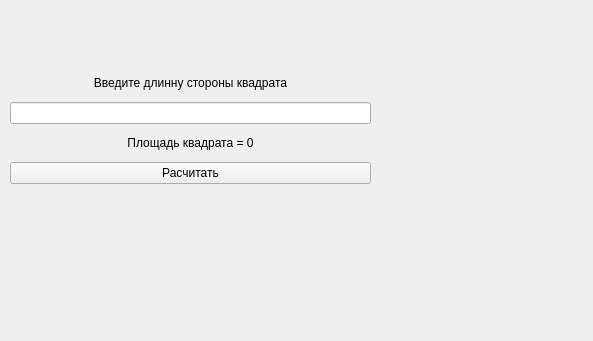
<?xml version="1.0" encoding="UTF-8"?>
<ui version="4.0">
 <class>Rectangle</class>
 <widget class="QWidget" name="Rectangle">
  <property name="geometry">
   <rect>
    <x>0</x>
    <y>0</y>
    <width>593</width>
    <height>341</height>
   </rect>
  </property>
  <property name="windowTitle">
   <string>Form</string>
  </property>
  <widget class="QLabel" name="image">
   <property name="geometry">
    <rect>
     <x>390</x>
     <y>40</y>
     <width>181</width>
     <height>191</height>
    </rect>
   </property>
   <property name="text">
    <string/>
   </property>
  </widget>
  <widget class="QWidget" name="layoutWidget">
   <property name="geometry">
    <rect>
     <x>10</x>
     <y>70</y>
     <width>361</width>
     <height>114</height>
    </rect>
   </property>
   <layout class="QGridLayout" name="gridLayout">
    <item row="0" column="0">
     <widget class="QLabel" name="label">
      <property name="text">
       <string>Введите длинну стороны квадрата</string>
      </property>
      <property name="textFormat">
       <enum>Qt::TextFormat::AutoText</enum>
      </property>
      <property name="alignment">
       <set>Qt::AlignmentFlag::AlignCenter</set>
      </property>
     </widget>
    </item>
    <item row="1" column="0">
     <widget class="QLineEdit" name="inputlineEdit">
      <property name="alignment">
       <set>Qt::AlignmentFlag::AlignRight|Qt::AlignmentFlag::AlignTrailing|Qt::AlignmentFlag::AlignVCenter</set>
      </property>
     </widget>
    </item>
    <item row="2" column="0">
     <widget class="QLabel" name="resultlabel">
      <property name="text">
       <string>Площадь квадрата = 0</string>
      </property>
      <property name="alignment">
       <set>Qt::AlignmentFlag::AlignCenter</set>
      </property>
     </widget>
    </item>
    <item row="3" column="0">
     <widget class="QPushButton" name="calculatePushButton">
      <property name="text">
       <string>Расчитать</string>
      </property>
     </widget>
    </item>
   </layout>
  </widget>
 </widget>
 <resources/>
 <connections/>
</ui>
